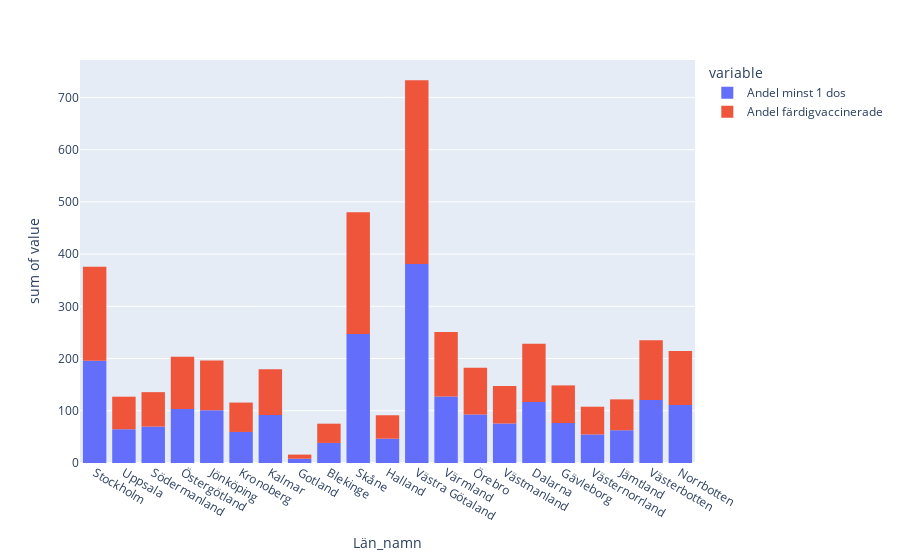

Notebook code cell kept with this figure:
### Markdown cell above
- e) Rita stapeldiagram för andel med minst 1 dos per län och andel färdigvaccinerade per län

### Code cell
fig = px.histogram(data_frame=vaccin,x="Län_namn",y=["Andel minst 1 dos","Andel färdigvaccinerade"])

fig.show()

### Figure 1 — Plotly figure (JSON) as saved in the notebook; plotly's stock layout.template omitted (floating-point values rounded to 4 significant figures; data arrays with more than 128 entries replaced by an {"elided": "..."} marker saying what was removed)
{"data": [{"alignmentgroup": "True", "bingroup": "x", "histfunc": "sum", "hovertemplate": "variable=Andel minst 1 dos<br>Län_namn=%{x}<br>sum of value=%{y}<extra></extra>", "legendgroup": "Andel minst 1 dos", "marker": {"color": "#636efa", "pattern": {"shape": ""}}, "name": "Andel minst 1 dos", "offsetgroup": "Andel minst 1 dos", "orientation": "v", "showlegend": true, "type": "histogram", "x": {"elided": "2610 str values"}, "xaxis": "x", "y": {"elided": "2610 float values"}, "yaxis": "y"}, {"alignmentgroup": "True", "bingroup": "x", "histfunc": "sum", "hovertemplate": "variable=Andel färdigvaccinerade<br>Län_namn=%{x}<br>sum of value=%{y}<extra></extra>", "legendgroup": "Andel färdigvaccinerade", "marker": {"color": "#EF553B", "pattern": {"shape": ""}}, "name": "Andel färdigvaccinerade", "offsetgroup": "Andel färdigvaccinerade", "orientation": "v", "showlegend": true, "type": "histogram", "x": {"elided": "2610 str values"}, "xaxis": "x", "y": {"elided": "2610 float values"}, "yaxis": "y"}], "layout": {"barmode": "relative", "legend": {"title": {"text": "variable"}, "tracegroupgap": 0}, "margin": {"t": 60}, "xaxis": {"anchor": "y", "domain": [0, 1], "title": {"text": "Län_namn"}}, "yaxis": {"anchor": "x", "domain": [0, 1], "title": {"text": "sum of value"}}}}
